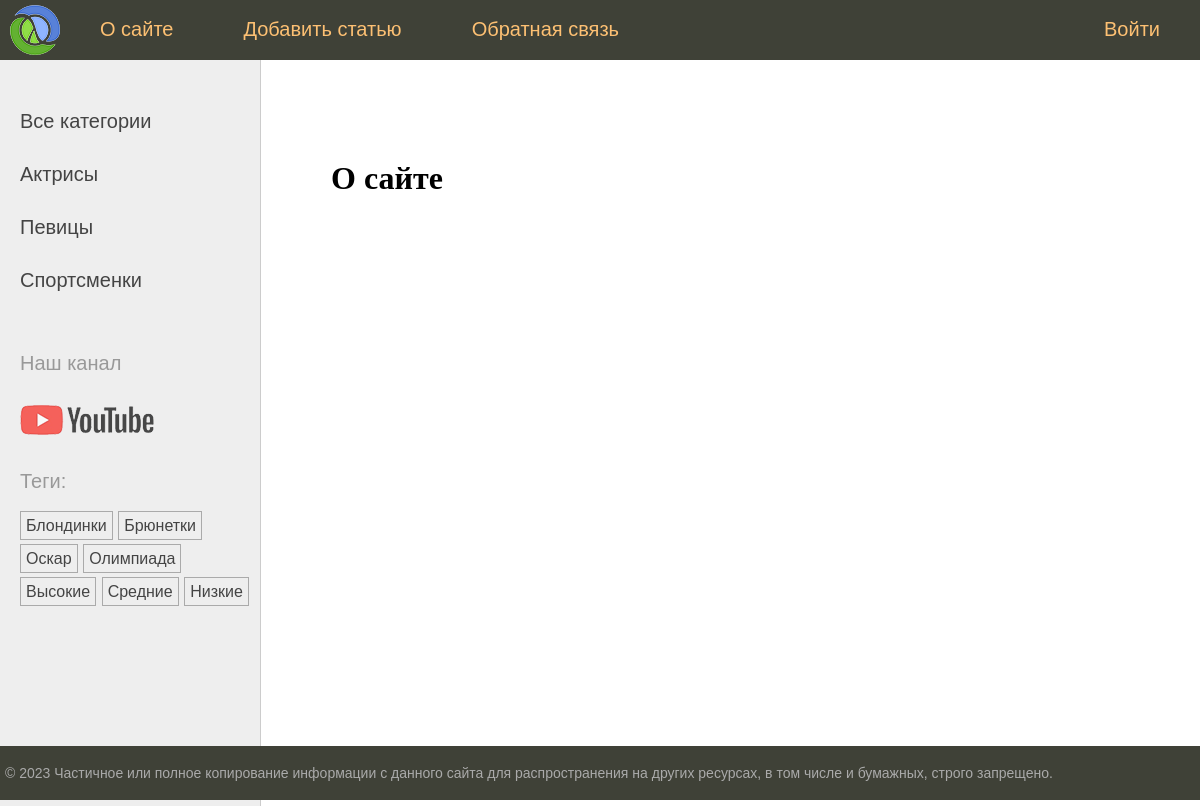
The page /about/ on the database its author committed.
### women/models.py (models this page shows, shortened)
class Category(models.Model):
    name = models.CharField(max_length=100, db_index=True)
    slug = models.SlugField(max_length=255, unique=True, db_index=True)
    def get_absolute_url(self):
        return reverse('category', kwargs={'cat_slug': self.slug})

class TagPost(models.Model):
    tag = models.CharField(max_length=100, db_index=True)
    slug = models.SlugField(max_length=255, unique=True, db_index=True)
    def get_absolute_url(self):
        return reverse('tag', kwargs={'tag_slug': self.slug})

### women/views.py (the view)
# urls.py: path('about/', about, name='about'),
def about(request: HttpRequest) -> HttpResponse:
    data = {
        'title': 'О сайте',
        'menu': menu,
    }
    return render(request, 'women/about.html', context=data)

### women/templatetags/women_tags.py (called while the page is built)
@register.inclusion_tag('women/list_categories.html')
def show_categories(cat_selected: int = 0) -> dict[str, Category | int]:
    cats = Category.objects.all()
    return {'cats': cats, 'cat_selected': cat_selected}

@register.inclusion_tag('women/list_tags.html')
def show_all_tags() -> dict[str, TagPost]:
    return {'tags': TagPost.objects.all()}

### women/templates/women/about.html
{% extends 'base.html' %}
{% block content %}
    <h1>{{title}}</h1>
{% endblock %}

### women/templates/women/list_categories.html
{% for cat in cats %}
    {% if cat.id == cat_selected %}
        <li class="selected">{{ cat.name }}</li>
    {% else %}
        <li><a href="{{ cat.get_absolute_url }}">{{ cat.name }}</a></li>
    {% endif %}
{% endfor %}

### women/templates/women/list_tags.html
{% if tags %}
    <p>Теги: </p>
    <ul class="tags-list">
        {% for t in tags %}
            <li><a href="{{ t.get_absolute_url }}">{{ t.tag }}</a></li>
        {% endfor %}
    </ul>
{% endif %}

### women/static/women/css/styles.css (style rules this page uses)
html, body { font-family: 'Arial'; margin: 0; padding: 0; height: 100%; width: 100%; color: #444; }
a { color: #0059b2; text-decoration: none; }
.left-chapters ul { width: 230px; margin: 0; padding: 20px 10px 10px 20px; list-style: none; font-size: 20px; }
.left-chapters ul li { margin: 30px 0 0 0; color: #999; }
.left-chapters ul li a { color: #444; text-decoration: none; }
ul.tags-list { width: 100%; margin: 0; padding: 0; list-style: none; }
ul.tags-list li { margin: 0; padding: 0 0 10px; display: inline-block; }
ul.tags-list li a { padding: 5px; font-size: 16px; border: 1px solid #aaa; }
.content-text h1 { font-size: 32px; }

### rows shown on the page
Category: name "Актрисы"
Category: name "Певицы"
Category: name "Спортсменки"
TagPost: tag "Блондинки"
TagPost: tag "Брюнетки"
TagPost: tag "Оскар"
TagPost: tag "Олимпиада"
TagPost: tag "Высокие"
TagPost: tag "Средние"
TagPost: tag "Низкие"

### other values the page prints
{{ m.title }} "О сайте" "Добавить статью" "Обратная связь" "Войти"
{{ title }} "О сайте"
